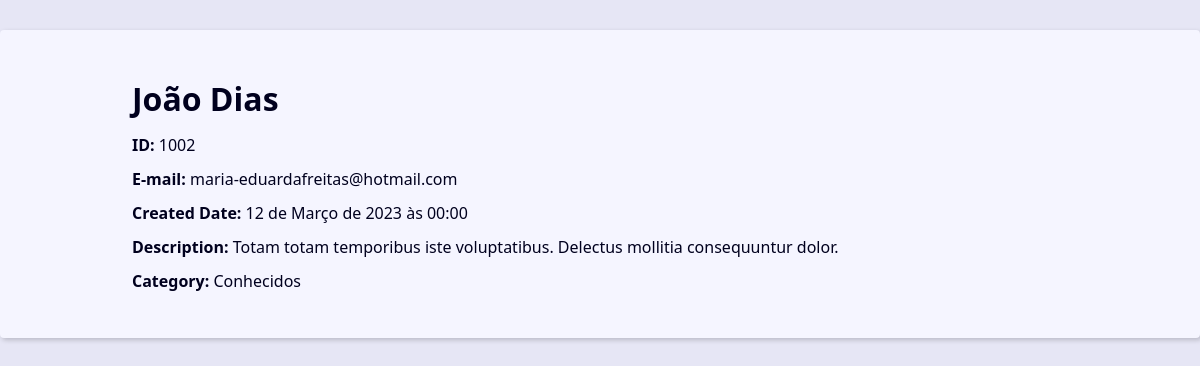
The app's page /1002/ with its own data.
### contact/models.py (models this page shows, shortened)
class Contact(models.Model):
    first_name = models.CharField(max_length=30)
    last_name = models.CharField(max_length=30, blank=True)
    phone = models.CharField(max_length=20)
    email = models.EmailField(max_length=50, blank=True)
    created_date = models.DateTimeField(default=timezone.now)
    description = models.TextField(blank=True)
    show = models.BooleanField(default=True)
    picture = models.ImageField(blank=True, upload_to='pictures/%Y/%m')
    category = models.ForeignKey(Category, on_delete=models.SET_NULL, blank=True, null=True)
    owner = models.ForeignKey(User, on_delete=models.SET_NULL, blank=True, null=True)

class Category(models.Model):
    class Meta:
        verbose_name = 'Category'
        verbose_name_plural = 'Categories'
    name = models.CharField(max_length=30)

### contact/views.py (the view)
# urls.py: path('<int:contact_id>/', views.contact, name='contact'),
def contact(request, contact_id):
    single_contact = get_object_or_404(Contact.objects, pk=contact_id, show=True)
    context = {'contact': single_contact}
    return render(request, 'contact.html', context)

### contact/templates/contact.html
{% extends 'static/base/base.html' %}
{% block content %}
<div class="single-contact">
  <h1 class="single-contact-name">
    {{ contact.first_name }} {{ contact.last_name }}
  </h1>
  <p><b>ID:</b> {{ contact.id }}</p>
  <p><b>E-mail:</b> {{ contact.email }}</p>
  <p><b>Created Date:</b> {{ contact.created_date }}</p>
  <p><b>Description:</b> {{ contact.description }}</p>
  <p><b>Category:</b> {{ contact.category.name }}</p>
</div>
{% endblock content %}

### templates/static/css/style.css (style rules this page uses)
:root { --spacing: 1.5rem; --link-dark-color: rgb(0, 83, 134); --link-light-color: rgb(156, 217, 255); --clr-white: rgb(245, 245, 255); --clr-black: rgb(0, 0, 30); --clr-light-gray: rgb(230, 230, 245); --clr-dark-shadow-5: rgba(0, 0, 10, 5%); --clr-dark-shadow-10: rgba(0, 0, 10, 10%); --clr-dark-shadow-20: rgba(0, 0, 10, 20%); --clr-light-shadow-5: rgba(200, 200, 255, 5%); --clr-light-shadow-10: rgba(200, 200, 255, 10%); --clr-light-shadow-20: rgba(200, 200, 255, 20%); --main-page-width: 120rem; --table-min-width: 60rem; --biggest-font-size: 5rem; --bigger-font-size: 4rem; --big-font-size: 3.2rem; --medium-font-size: 2.4rem; --small-font-size: 1.6rem; --smaller-font-size: 1.4rem; --smallest-font-size: 1.2rem; --transition-fast: 300ms; --transition-medium: 600ms; --transition-slow: 1s; --default-border-radius: 4px; }
*, *::before, *::after { margin: 0; padding: 0; box-sizing: border-box; }
html { font-size: 62.5%; }
body { font-family: system-ui, -apple-system, BlinkMacSystemFont, 'Segoe UI', Roboto, Oxygen, Ubuntu, Cantarell, 'Open Sans', 'Helvetica Neue', sans-serif; line-height: 1.5; font-size: var(--small-font-size); color: var(--clr-black); -webkit-font-smoothing: antialiased; background: var(--clr-light-gray); }
@media (min-width: 600px) { .single-contact { max-width: 80%; margin: calc(var(--spacing) * 2) auto; } }
.single-contact h1 { margin: 1rem 0; }
.single-contact p { margin: 1rem 0; }

### records on screen
Contact: first_name "João", last_name "Dias", id "1002", email "maria-eduardafreitas@hotmail.com", created_date "12 de Março de 2023 às 00:00", description "Totam totam temporibus iste voluptatibus. Delectus mollitia consequuntur dolor.", category.name "Conhecidos"
